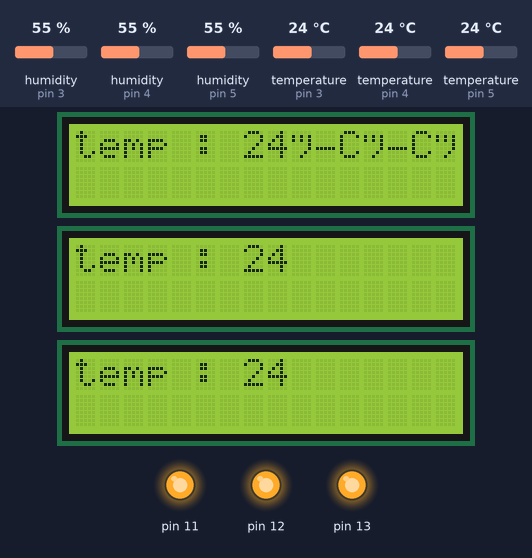
The sketch below on a simulated Arduino Uno, built with avr-gcc and run on an emulated ATmega328P. Parts: 3 × 16×2 character LCD, output pins drawn as LEDs (lit = HIGH). Inputs (shaded band) come from the test bench; at power-on: temperature (sensors on pin 3, pin 4, pin 5) 24 °C, humidity (sensors on pin 3, pin 4, pin 5) 55 %. What the sketch prints to the serial monitor is not drawn.

Above: at 1.3 s.
1.4 s: temperature (sensor on pin 3) set to 29 °C
At 2.6 s:
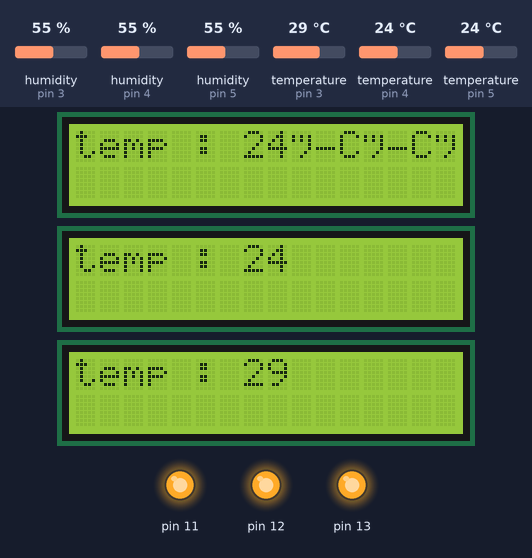
4.1 s: temperature (sensor on pin 3) set to 32 °C
At 6.1 s:
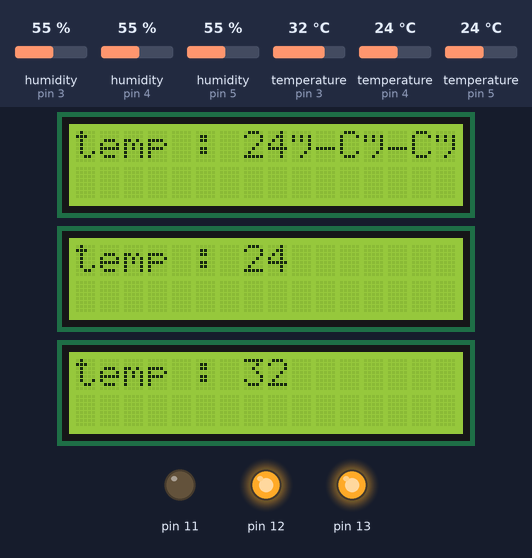
6.8 s: temperature (sensor on pin 4) set to 29 °C
At 9.6 s:
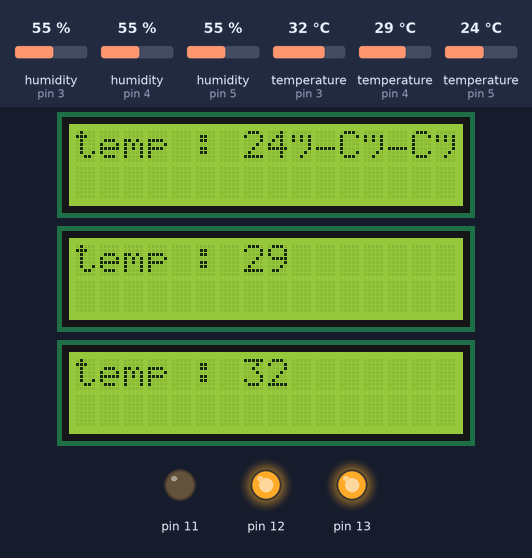
9.9 s: temperature (sensor on pin 4) set to 32 °C
At 12.3 s:
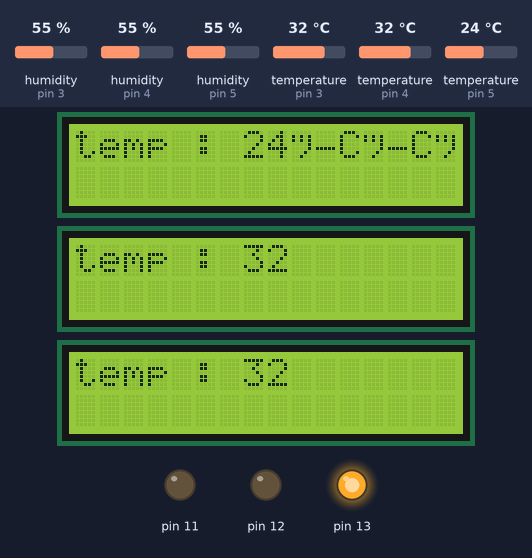
12.6 s: temperature (sensor on pin 3) set to 12 °C
At 16.2 s:
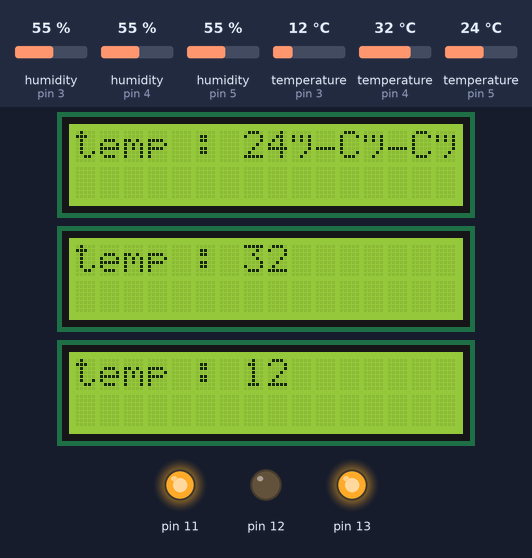
16.7 s: temperature (sensor on pin 5) set to 29 °C
At 19.2 s:
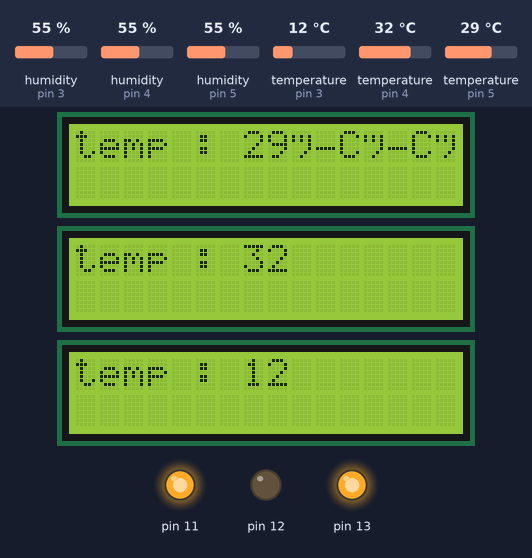
20.1 s: temperature (sensor on pin 5) set to 32 °C
Timing chart, 0 to 23.1 s (numbered marks = the images above; inputs shaded):
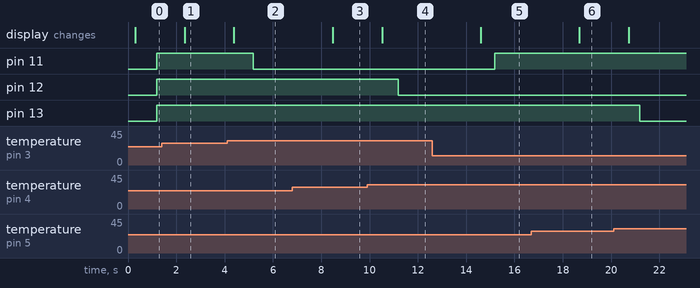

The sketch:

dht11TimerInterrupt.ino
```cpp
#include <DHT.h>  // 라이브러리에서 DHT 추가
#include <TimerOne.h>

#define DHTPIN 5     // DHT 센서 데이터선을 디지털핀에 연결
#define DHTTYPE DHT11 // DHT 센서 정의

#define DHTPIN2 4
#define DHTTYPE2 DHT11

#define DHTPIN3 3
#define DHTTYPE3 DHT11

#include <Wire.h>                     // i2C 통신을 위한 라이브러리
#include <LiquidCrystal_I2C.h>        // LCD 2004 I2C용 라이브러리

LiquidCrystal_I2C lcd(0x27,16,2);
LiquidCrystal_I2C lcd2(0x26,16,2);
LiquidCrystal_I2C lcd3(0x25,16,2);


int Count = 0;
int Count2 = 0;
int Count3 = 0;

void point1second(void);
void point2second(void);
void point3second(void);

DHT dht(DHTPIN, DHTTYPE);
DHT dht2(DHTPIN2, DHTTYPE2);
DHT dht3(DHTPIN3, DHTTYPE3);

void setup() {
  Serial.begin(9600);

  lcd.init();
  lcd2.init();
  lcd3.init();
  lcd.backlight();
  lcd2.backlight();
  lcd3.backlight();

  dht.begin();  // DHT 센서 연결
  dht2.begin();
  dht3.begin();

  pinMode(13, OUTPUT);
  pinMode(12, OUTPUT);
  pinMode(11, OUTPUT);

  Timer1.initialize(10000); //타이머 간격 100000us = 100ms = 0.1 sec
  Timer1.attachInterrupt( timerIsr ); // 타이머 간격대로 timerIsr 함수 실행

}

void loop() {
  int h = dht.readHumidity(); // DHT 센서에서 습도데이터 읽기
  int t = dht.readTemperature();  // DHT 센서에서 온도데이터 읽기
  int h2 = dht2.readHumidity(); // DHT 센서에서 습도데이터 읽기
  int t2 = dht2.readTemperature();  // DHT 센서에서 온도데이터 읽기
  int h3 = dht3.readHumidity(); // DHT 센서에서 습도데이터 읽기
  int t3 = dht3.readTemperature();  // DHT 센서에서 온도데이터 읽기

  lcd.setCursor(0,0);
  lcd.print("temp : ");
  lcd.print(t);
  lcd.print("°C");

  lcd2.setCursor(0,0);
  lcd2.print("temp : ");
  lcd2.print(t2);
  lcd.print("°C");

  lcd3.setCursor(0,0);
  lcd3.print("temp : ");
  lcd3.print(t3);
  lcd.print("°C");
}

void timerIsr()
{
  Count++;
  Count2++;
  Count3++;
  if( Count == 100 ) // 10개 카운트 되면 point1second 로 감 ( 100ms )
  {
    Count = 0;
    point1second();
  }

  if( Count2 == 100 ) // 20개 카운트 되면 point2second 로 감 ( 200ms )
  {
    Count2 = 0;
    point2second();
  }

  if( Count3 == 100 ) // 30개 카운트 되면 point3second 로 감 ( 300ms )
  {
    Count3 = 0;
    point3second();
  }
}

void point1second()
{
  int t = dht.readTemperature();  // DHT 센서에서 온도데이터 읽기

  // 데이터가 없을 때 처리하는 방식
  // 습도 혹은 온도 데이터가 nan 일때 출력되는 메시지
  if (isnan(t)) {
    Serial.println(F("센서와 연결되지 않았습니다"));
    return;
  }

  if(t < 30){
    digitalWrite(13, HIGH);
    Serial.println("LED1 : on");
  }
  else if(t > 30){
    digitalWrite(13, LOW);
    Serial.println("LED1 : off");
  }

}

void point2second()
{
  int t2 = dht2.readTemperature();  // DHT 센서에서 온도데이터 읽기

  // 데이터가 없을 때 처리하는 방식
  // 습도 혹은 온도 데이터가 nan 일때 출력되는 메시지
  if (isnan(t2)) {
    Serial.println(F("센서와 연결되지 않았습니다"));
    return;
  }

  if(t2 < 30){
    digitalWrite(12, HIGH);
    Serial.println("LED2 : on");
  }
  else if(t2 > 30){
    digitalWrite(12, LOW);
    Serial.println("LED2 : off");
  }
}

void point3second()
{
  int t3 = dht3.readTemperature();  // DHT 센서에서 온도데이터 읽기

  // 데이터가 없을 때 처리하는 방식
  // 습도 혹은 온도 데이터가 nan 일때 출력되는 메시지
  if (isnan(t3)) {
    Serial.println(F("센서와 연결되지 않았습니다"));
    return;
  }

  if(t3 < 30){
    digitalWrite(11, HIGH);
    Serial.println("LED3 : on\n\n");
  }
  else if(t3 > 30){
    digitalWrite(11, LOW);
    Serial.println("LED3 : off\n\n");
  }
}
```

Measured:
- the behaviour switches between 30 and 31 °C on temperature (sensor on pin 3) (found by bisection; images 1 and 2)
- the behaviour switches between 30 and 31 °C on temperature (sensor on pin 4) (found by bisection; images 3 and 4)
- after the input at 1.4 s, the display: changes after 0.94 s (image 1)
- after the input at 4.1 s, pin 11: HIGH → LOW after 1.1 s; the display: changes after 0.29 s (image 2)
- after the input at 6.8 s, the display: changes after 1.7 s (image 3)
- after the input at 9.9 s, pin 12: HIGH → LOW after 1.3 s; the display: changes after 0.62 s (image 4)
- after the input at 12.6 s, pin 11: LOW → HIGH after 2.6 s; the display: changes after 2.0 s (image 5)
- after the input at 16.7 s, the display: changes after 2.0 s (image 6)
- after the input at 20.1 s, pin 13: HIGH → LOW after 1.1 s
